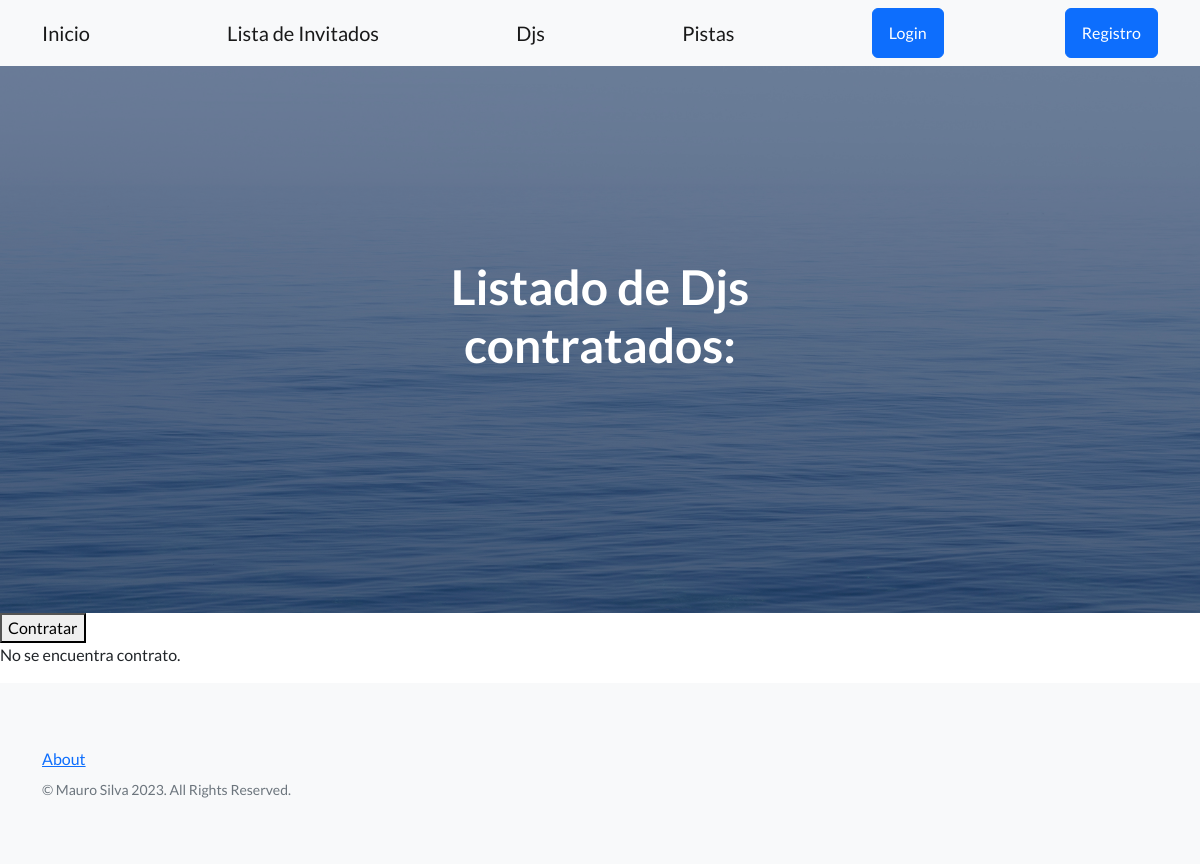
/djs, run on an earlier commit of the app's database.
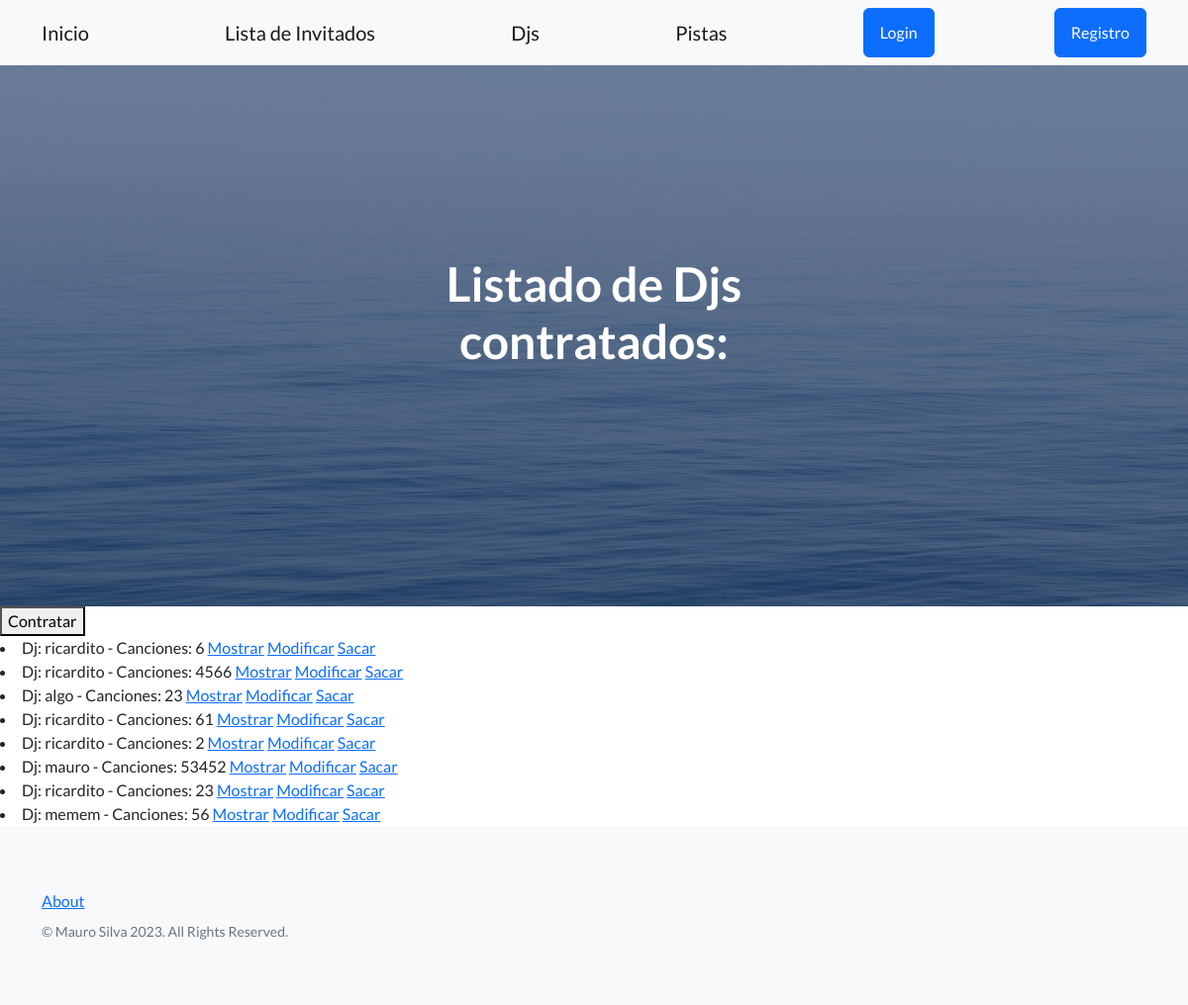
And on a later commit of the database.
### inicio/models.py (models this page shows)
class Dj(models.Model):
    nombre = models.CharField(max_length=20)
    canciones = models.IntegerField()
    descripcion = models.TextField(null=True)
    def __str__(self):
        return f'Dj: {self.nombre} - Canciones: {self.canciones}'

### inicio/views.py (the view)
# urls.py: path('djs', views.ListarDjs.as_view(), name='listar djs'),
class ListarDjs(ListView):
    model = Dj
    template_name = 'inicio/CBV/listar-djs-CBV.html'
    context_object_name = 'djs'

### inicio/templates/inicio/CBV/listar-djs-CBV.html (shortened to what this page needs)
{% extends 'base.html' %}
{% block mensaje_inicio %}
Listado de Djs contratados:
{% endblock mensaje_inicio %}
{% block contenido %}
<button><a class='navbar-brand' href= {% url 'inicio:contratar dj' %}>Contratar</a></button>
{% if djs %}
{% for dj in djs %}
<li>
    {{dj}}
    <a href={% url 'inicio:mostrar dj' dj.id %}>Mostrar</a>
    <a href={% url 'inicio:mod dj' dj.id %}>Modificar</a>
    <a href={% url 'inicio:despedir dj' dj.id %}>Sacar</a>
</li>
{% endfor %}
{% else %}
<p>No se encuentra contrato.</p>
{% endif %}
{% endblock contenido %}

What changed in the data, as far as the page shows it:
added Dj: nombre+canciones "Dj: ricardito - Canciones: 6"
added Dj: nombre+canciones "Dj: ricardito - Canciones: 4566"
added Dj: nombre+canciones "Dj: algo - Canciones: 23"
added Dj: nombre+canciones "Dj: ricardito - Canciones: 61"
added Dj: nombre+canciones "Dj: ricardito - Canciones: 2"
added Dj: nombre+canciones "Dj: mauro - Canciones: 53452"
added Dj: nombre+canciones "Dj: ricardito - Canciones: 23"
added Dj: nombre+canciones "Dj: memem - Canciones: 56"
Also different on the page:
text no longer shown: "No se encuentra contrato."
